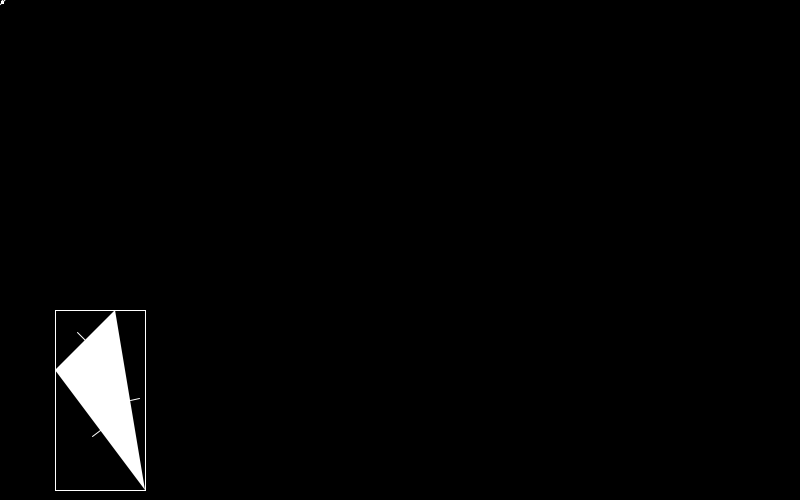
Frame 1 (no input)
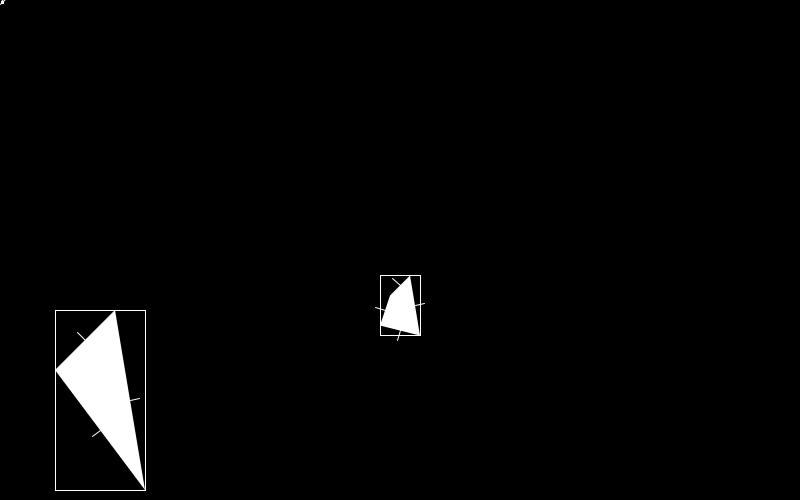
Frame 60 (the mouse pressed at the canvas centre just before this capture)
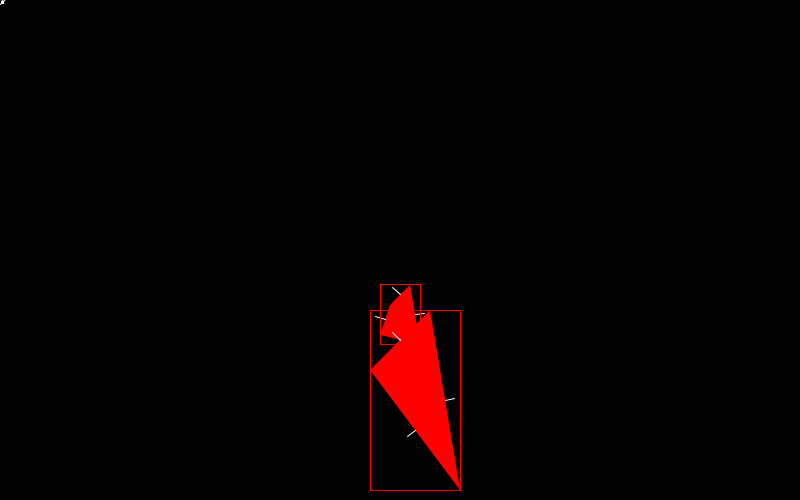
Frame 120 (the mouse held since frame 60 and released just before this capture)

The Processing sketch that drew these frames (run headless with seeded random() and noise(); from frame 60 on, the mouse is pressed at the canvas centre):

// Processing sketch: ProtoPhysics
// ── ProtoPhysics.pde

boolean play = true;
boolean shoot = false;
ArrayList<Polygon> shapes = new ArrayList<Polygon>();
Polygon myPoly;
Polygon pigs;
Polygon bullet;
float speed = 10;

float score = 0;




void setup() {
  size(800, 500);
  pigs = makePiggies();
  myPoly = makePlayer();
  bullet  = makeBullet();
}
void draw() {
  //UPDATE EVERYTHING
  fill(255);
  text("Score: " + score,20,20);
  
  //println(score);

  PVector mouse = new PVector(mouseX, mouseY);
  

  if (play) myPoly.position = mouse; // make myPoly follow the mouse position
  if (myPoly.position.y >400) myPoly.position.y = 400;
  if (myPoly.position.y <400) myPoly.position.y = 400;
  if (myPoly.position.x < 85) myPoly.position.x = 85;
  if (myPoly.position.x >715) myPoly.position.x = 715;
  
  
  float time = millis()/1000.0; // get number of seconds as a float
  float velocity = speed * (time/2);
  pigs.position.y += velocity;
  if(velocity >= 50) velocity = 30;

  if (pigs.position.y >= 500){
    pigs.position.x = random(85, 715);
    score = score + 100;
  }
  if (pigs.position.y >= 500) pigs.position.y = -100;


  //println("pigs speed" + velocity);

  for (Polygon p : shapes) p.update();
  for (Polygon p : shapes) {
    if (play) p.checkCollisions(shapes); // check for collision against ALL polygons
    if(p.colliding == true){
      println("endGame");
      speed = 0;
      
    }
    
    if (!play) p.checkCollision(mouse); // check for collision against mouse position (single point)
  }



  //DRAW EVERYTHNG
  background(0);
  for (Polygon p : shapes) p.draw();
}
Polygon makePiggies() {
  Polygon p = new Polygon();
  //p.moving = true;
  shapes.add(p);
  p.addPoint(-10, -10);
  p.addPoint(10, -30);
  p.addPoint(20, 30);
  p.addPoint(-20, 20);
  return p;
}
Polygon makePlayer() {
  Polygon p = new Polygon();
  p.scale = 3;
  shapes.add(p);
  p.addPoint(-10, -10);
  p.addPoint(10, -30);
  p.addPoint(20, 30);
  return p;
}
Polygon makeBullet(){
  Polygon b = new Polygon();
  b.scale = 1;
  shapes.add(b);
  b.addPoint(1,1);
  b.addPoint(2,2);
  b.addPoint(3,3);
  b.position = new PVector(0,0);
  return b;
  
}

void mousePressed() {
  shoot = !shoot;
}


// ── AABB.pde
class AABB {

  boolean colliding = false;
  float halfW, halfH;
  float xmin, xmax, ymin, ymax;

  public AABB() {
  }
  void setSize(float w, float h) {
    halfW = w/2;
    halfH = h/2;
  }
  void update(PVector pos) {
    colliding = false;
    xmin = pos.x - halfW;
    xmax = pos.x + halfW;
    ymin = pos.y - halfH;
    ymax = pos.y + halfH;
  }
  void update(float xmin, float xmax, float ymin, float ymax) {
    colliding = false;
    this.xmin = xmin;
    this.xmax = xmax;
    this.ymin = ymin;
    this.ymax = ymax;
  }
  void update(PVector[] points) {
    colliding = false;
    for (int i = 0; i < points.length; i++) {
      PVector p = points[i];
      if (i == 0 || p.x < xmin) xmin = p.x;
      if (i == 0 || p.x > xmax) xmax = p.x;
      if (i == 0 || p.y < ymin) ymin = p.y;
      if (i == 0 || p.y > ymax) ymax = p.y;
    }
  }
  void draw() {
    noFill();
    if (colliding) stroke(255, 0, 0);
    else stroke(255);
    rectMode(CORNERS);
    rect(xmin, ymin, xmax, ymax);
  }
  boolean checkCollision(AABB aabb) {
    if (xmax < aabb.xmin) return false;
    if (xmin > aabb.xmax) return false;
    if (ymax < aabb.ymin) return false;
    if (ymin > aabb.ymax) return false;
    colliding = true;
    aabb.colliding = true;
    return true;
  }
  boolean checkCollision(PVector pt) {
    if (pt.y < ymin) return false;
    if (pt.y > ymax) return false;
    if (pt.x < xmin) return false;
    if (pt.x > xmax) return false;
    colliding = true;
    return true;
  }
}


// ── Polygon.pde
class Polygon {
  boolean colliding = false;
  boolean moving = false;
  boolean doneChecking = false;
  PMatrix2D matrix = new PMatrix2D();
  ArrayList<PVector> points = new ArrayList<PVector>();
  PVector[] pointsTransformed;
  PVector[] edges;
  PVector[] norms;
  PVector position = new PVector(400, -100);
  float rotation = 0;
  float scale = 1;
  AABB aabb = new AABB();

  public Polygon() {
  }
  void update() {
    colliding = false;
    doneChecking = false;
    if (moving) {
      rotation += .01;
      scale = sin(rotation) + 1.5;
    }
    matrix.reset();
    matrix.translate(position.x, position.y);
    matrix.rotate(rotation);
    matrix.scale(scale);
    ///// BUILD pointsTransformed ARRAY:
    pointsTransformed = new PVector[points.size()];
    for (int i = 0; i < points.size (); i++) {
      PVector p = new PVector();
      matrix.mult(points.get(i), p);
      pointsTransformed[i] = p;
    }
    ///// BUILD edges AND norms ARRAYS
    edges = new PVector[points.size()];
    norms = new PVector[points.size()];
    for (int i = 0; i < points.size(); i ++) {
      int j = i +1;
      if (i >= pointsTransformed.length - 1) j = 0;
      PVector p1 = pointsTransformed[i];
      PVector p2 = pointsTransformed[j];

      edges[i] = PVector.sub(p2, p1);
      norms[i] = new PVector(edges[i].y, -edges[i].x);
      norms[i].normalize(); // maybe unnecessary? depends on what you do normalize requires sqrt, compute heavy
    }

    ///// UPDATE aabb:
    aabb.update(pointsTransformed);
  }
  void draw() {
    if (colliding) fill(255, 0, 0);
    else fill(255);
    noStroke();
    beginShape();
    for (int i = 0; i < pointsTransformed.length; i++) {
      vertex(pointsTransformed[i].x, pointsTransformed[i].y);
    }
    endShape();
    ///////////////// DRAW NORMALS
    stroke(255);
    //fill(255,0,0);

    for (int i = 0; i < edges.length; i++) {
      PVector midpoint = PVector.add(PVector.mult(edges[i], .5), pointsTransformed[i]);
      //ellipse(midpoint.x,midpoint.y,10,10);
      PVector endpoint = PVector.add(PVector.mult(norms[i], 10), midpoint);
      line(midpoint.x, midpoint.y, endpoint.x, endpoint.y);
    }

    ///////////////// DRAW AABB:
    aabb.draw();
  }
  void addPoint(PVector p) {
    addPoint(p.x, p.y);
  }
  void addPoint(float x, float y) {
    points.add(new PVector(x, y));
  }
  // CHECK FOR COLLISIONS BETWEEN THIS OBJECT AND A COLLECTION OF Polygon OBJECTS:
  void checkCollisions(ArrayList<Polygon> shapes) {
    for (Polygon p : shapes) {
      if (p == this) continue;
      if (p.doneChecking) continue;
      if (checkCollision(p)) {
        colliding = true; 
        p.colliding = true;
      }
    }
    doneChecking = true;
  }
  // CHECK FOR COLLISIONS BETWEEN THIS OBJECT AND A SINGLE Polygon OBJECT:
  boolean checkCollision(Polygon poly) {
    // DO AABB COLLISION:
    if (! aabb.checkCollision(poly.aabb)) return false;


    // USE SEPARATING AXIS THEOREM WITH this poly NORMALS
    for (PVector n : norms) {
      PVector mm1 = findMinMaxOfProjection(n);
      PVector mm2 = poly.findMinMaxOfProjection(n);
      if (mm1.y < mm2.x) return false;
      if (mm1.x > mm2.y) return false;
    }
    //use SAT with other poly norms
    for (PVector n : poly.norms) {
      PVector mm1 = findMinMaxOfProjection(n);
      PVector mm2 = poly.findMinMaxOfProjection(n);
      if (mm1.y < mm2.x) return false;
      if (mm1.x > mm2.y) return false;
    }
    return true;
  }
  boolean checkCollision(PVector pt) {
    // DO AABB COLLISION:
    if (!aabb.checkCollision(pt)) return false;
    // PROJECT PVector ONTO ALL NORMALS, CHECK FOR OVERLAP
    for (PVector n : norms) {
      PVector mm1 = findMinMaxOfProjection(n);
      float ptVal = pt.dot(n);
      if (ptVal > mm1.y) return false;
      if (ptVal < mm1.x) return false;
    }
    colliding = true;
    return true;

    
  }

  // PROJECT ALL POINTS ONTO AN AXIS, RETURN MIN/MAX
  // axis PVector the axis to project onto(idealy a unit vector);
  //returns PVector x is min y is max 
  PVector findMinMaxOfProjection(PVector axis) {
    PVector value = new PVector();
    for (int i =0; i < pointsTransformed.length;i++) {
      float dot = pointsTransformed[i].dot(axis);
      if (i == 0 || dot < value.x) value.x = dot;
      if (i == 0 || dot > value.y) value.y = dot;
    }
    return value;
  }
}
